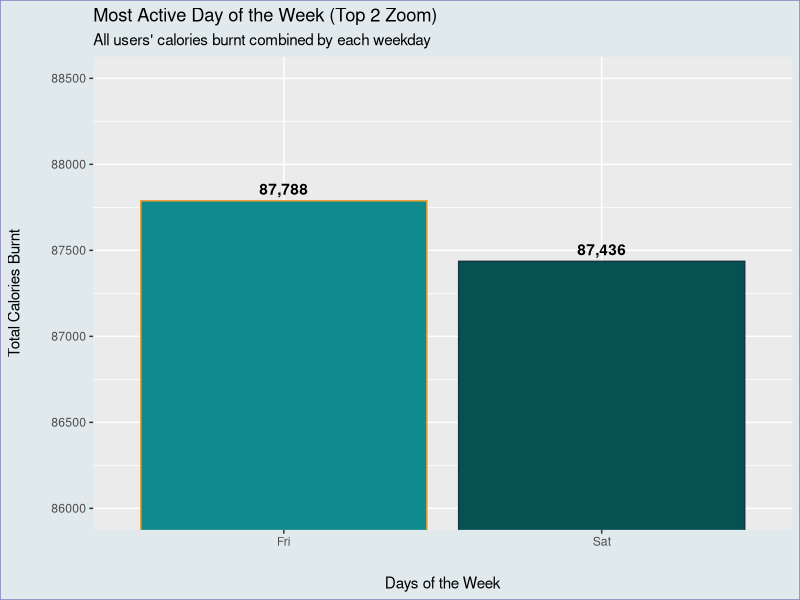

Reproduce this figure in R.
# Install necessary packages
install.packages("ggplot2")
install.packages("readr")
install.packages("tidyverse")
library("readr")
library("ggplot2")
library("tidyverse")

# Boot up our SQL table
weekday_cal <- readr::read_csv('calories_by_weekday.csv')

# Reorder day_of_week in the same order of a calendar
weekday_cal$day_of_week <- factor(weekday_cal$day_of_week,
                                  levels = c('Sun',
                                             'Mon',
                                             'Tue',
                                             'Wed',
                                             'Thu',
                                             'Fri',
                                             'Sat'))


# Filter the days to just the top 2 calories burnt weekdays
weekday_cal %>% 
  filter(day_of_week == "Fri" | day_of_week == "Sat")


# Create Column viz to show each day of the week's total calories
ggplot2::ggplot(data = weekday_cal)+
  geom_col(mapping = aes(x = day_of_week, y = calories_by_weekday,
                         color = day_of_week,
                         fill = day_of_week))+
  
# Change x-limit to highlight the top 2 days
  xlim('Fri' , 'Sat')+
  
  
# Make the magnification of just the top 2 weekdays for calories burnt
  coord_cartesian(ylim = c(86000, 88500)) +
  
  
# Add the exact numbers so the viewer sees the difference 
  geom_text(aes(x = day_of_week, y = calories_by_weekday,
                label = scales::comma(calories_by_weekday)), 
            vjust = -0.5, fontface = "bold")+
  
# Set border colors for days of the week, while also hiding the legend
  scale_color_manual(
    values = c('Sun' = '#143642',
               'Mon' = '#143642',
               'Tue' = '#948389',
               'Wed' = '#143642',
               'Thu' = '#143642',
               'Fri' = '#EC9A29',
               'Sat' = '#143642'),
    guide = 'none'
  )+
  
# Set fill colors for days of the week, while also hiding the legend
  scale_fill_manual(
    values = c('Sun' = '#065152',
               'Mon' = '#065152',
               'Tue' = '#660B24',
               'Wed' = '#065152',
               'Thu' = '#065152',
               'Fri' = '#0F8B8D',
               'Sat' = '#065152'),
    guide = 'none'
  )+
  
# Add space for the axis titles
  theme(
    axis.title.y = element_text(
      margin = margin(t = 0, r = 20, b = 0, l = 0)),
    axis.title.x = element_text(
      margin = margin(t = 20, r = 0, b = 0, l = 0)),
    
    # Add color to outside of the grid
    plot.background = element_rect(
      color = '#7D7ABC', fill = '#E0EAED'),
  )+
  
# Add labels for Viz Title and Axis Titles
  labs(
    title = 'Most Active Day of the Week (Top 2 Zoom)', 
    subtitle = 'All users\' calories burnt combined by each weekday ',
    x = 'Days of the Week',
    y = 'Total Calories Burnt'
    
  )
